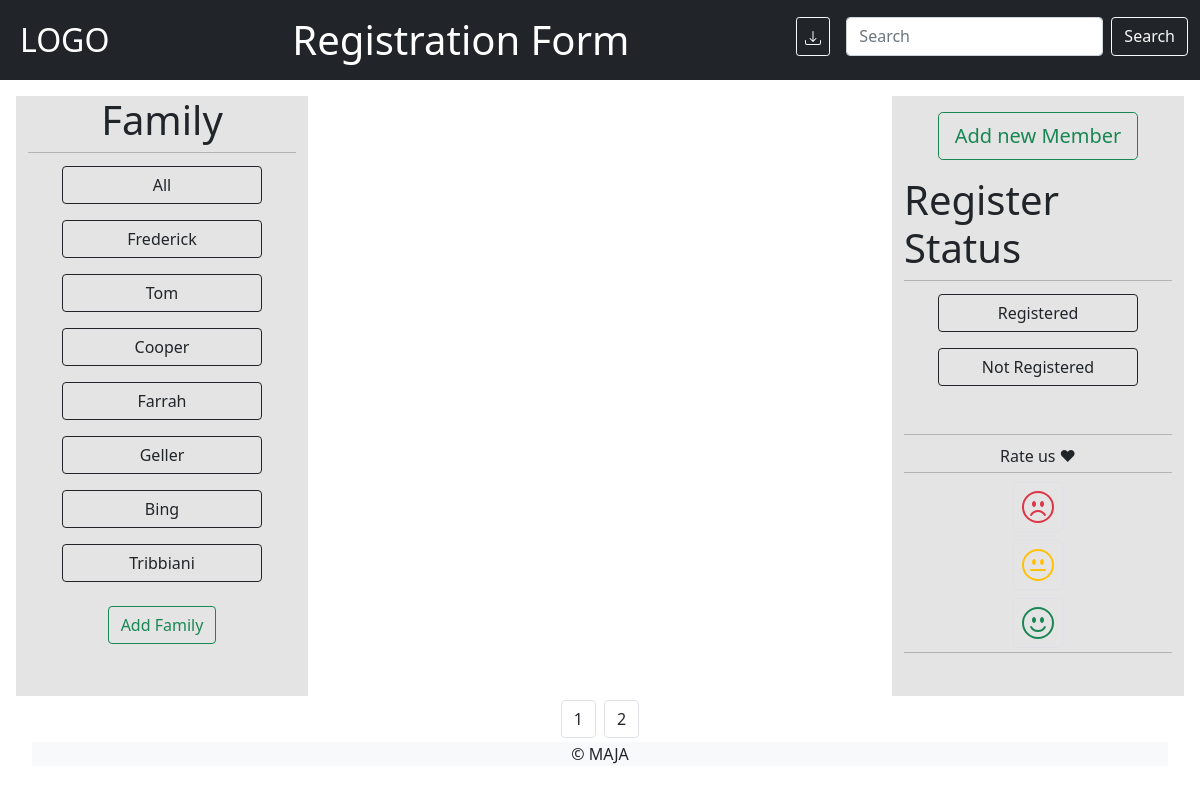
/4, run on the app's committed database.
### base/models.py (models this page shows, shortened)
class Family(models.Model):
    family_name = models.CharField(max_length=50,null=False)

### base/views.py (the view, shortened to what this page needs)
# urls.py: path('<int:page>',views.home,name='home'),
def home(request,page):
    if request.method=='GET':
        fam = request.GET.get('fam') if request.GET.get('fam') else ''
        q = request.GET.get('q') if request.GET.get('q') else ''
        reg = [int(request.GET.get('reg'))] if request.GET.get('reg') else [0,1]
        members = Member.objects.filter(
            Q(family__family_name__icontains = fam) &
            Q(name__icontains = q) &
            Q(attended__in = reg)
        )
        total = len(members)
        member_per_page = 10
        pages = total//member_per_page+1 if total%member_per_page else total//member_per_page
        famForm= FamilyForm()
        families = Family.objects.all()
        if fam or q or reg !=[0,1]:
            filename = 'Export-filtered.csv'
        else:
            filename =  'Export-all.csv'
        with open(filename,'w') as file:
            print ('Name,Family,Age,Gender,participated',file=file)
            for member in members:
                print(member.name+','+member.family.family_name+','+str(member.age)+','+member.gender+','+str(member.attended),file=file)
        members = members [(page-1)*member_per_page:page*member_per_page]
        context={'members':members,'families':families,'famForm':famForm, 'range':range(1,pages+1)}
        return render(request,'base/index.html',context)

### base/forms.py
class FamilyForm(ModelForm):
    class Meta:
        model = Family
        fields = '__all__'

### base/templates/base/index.html (shortened to what this page needs)
<!DOCTYPE html>
{% load static %}
<html>
    <head>
        <link href="https://cdn.jsdelivr.net/npm/bootstrap@5.1.3/dist/css/bootstrap.min.css" rel="stylesheet">
        <link rel="stylesheet" type="text/css" href={% static 'css/main.css' %}>
    </head>
    <body class='bg-white'>
        <nav>
            {% include 'base/navbar.html'%}
        </nav>
        <div class='m-3 row'>
            <div class='col-3 bg-new'>
                {% include 'base/fam-filter.html'%}
            </div>
            <div class='col-6 overflow-scroll' style='height:600px'>
            </div>
            <div class='col-3 bg-new'>
                {% include 'base/additional.html' %}
            </div>
            <footer class=''>
              <div class='d-flex justify-content-center m-1 '>
                {% for i in range %}
                <a id='page-change-{{range}}' class='btn btn-outline-dark  border mx-1'>{{i}}</a>
                {% endfor %}
              </div>
              <p class='bg-light text-center m-1'> &#169; MAJA </p>
            </footer>
      </body>
</html>

### base/templates/base/fam-filter.html (shortened to what this page needs)
<div class='d-flex flex-column align-items-center'>
    <h1 class='h1'>Family</h1>
    <hr>
    <a href="{% url 'home' 1%}" class='btn btn-outline-dark m-2' style='width:200px'>All</a>
    {% for family in families %}
    <button id ='{{family.family_name}}'  class='btn btn-outline-dark m-2' style='width:200px'>{{family.family_name}}</button>
    {% endfor %}
    <button class="btn btn-outline-success position-relative mt-3" type="button" data-bs-toggle="collapse" data-bs-target="#collapseExample" aria-expanded="false" aria-controls="collapseExample">
        Add Family
      </button>
</div>

### static/css/main.css (style rules this page uses)
html { margin: 0px; overflow: hidden; }
nav { height:80px; }
.bg-new { background-color: rgb(228, 228, 228); }
hr { width: 100%; margin: 0px; margin-bottom: 5px;; }
.bg-white { background-color: white; }

### data on the page
Family: family_name "Frederick"
Family: family_name "Tom"
Family: family_name "Cooper"
Family: family_name "Farrah"
Family: family_name "Geller"
Family: family_name "Bing"
Family: family_name "Tribbiani"

### other printed values
{{ i }} "1" "2"
